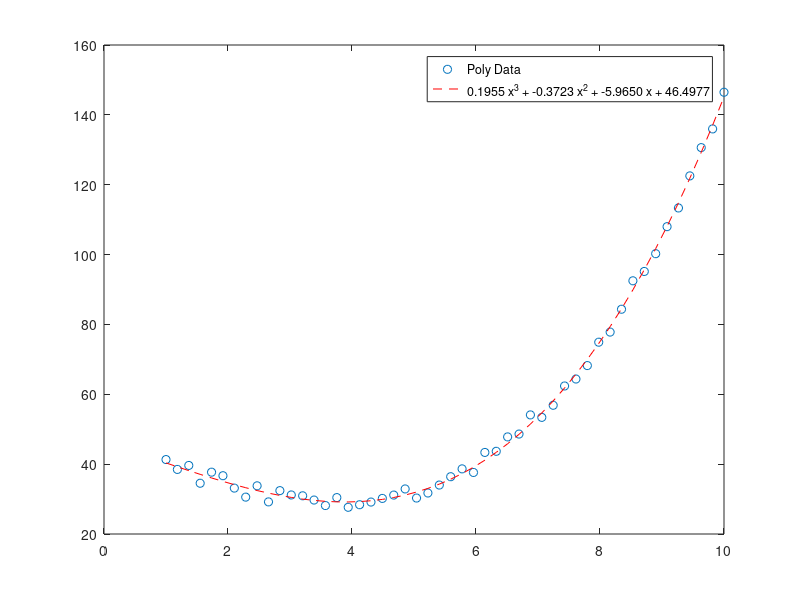

MATLAB code for this plot:
polyData = load('polydata.csv');

 x= linspace(1, 10, 50);
 polyCoef = polyfit(x, polyData(:, 2).', 3);
 y = polyval(polyCoef, x);
 
 eqStr = sprintf('%0.4f x^{3} + %0.4f x^{2} + %0.4f x + %0.4f', polyCoef);
 
 plot(x, polyData(:, 2).', 'o');
 hold on;
 plot(x, y,'r--');
 legend('Poly Data', eqStr);
 
 